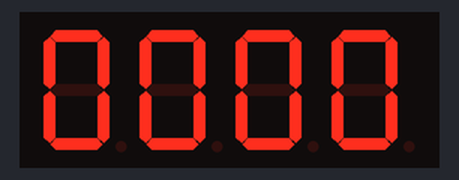
Simulated run of this sketch. Board: Arduino Uno, built with avr-gcc and run on an emulated ATmega328P. On the bench: 4-digit seven-segment display. Wiring (inferred from the names in the program): 4-digit 7-segment display, segments lit when HIGH: segments pin 9, pin 13, pin 4, pin 6, pin 7, pin 10, A0, pin 5; digit selects A1, pin 12, pin 11, pin 8. The segment pins are drawn as the display they are named for.

Above: at 0.1 s.
At 60.1 s:
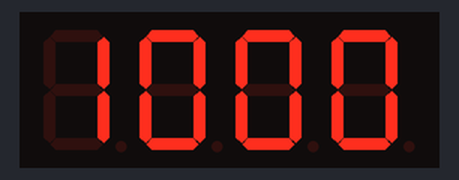
At 120.1 s:
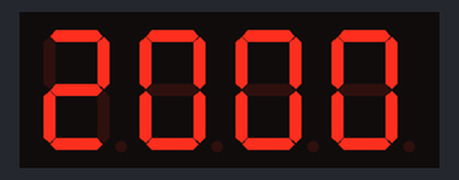

Measured:
- what the display in image 0 shows lasts 60.1 s, from 0.0 s to 60.1 s

The sketch:

ch05_clock.ino
```cpp
#define SERIAL_BAUDRATE 19200
#define POS1_PIN A1
#define POS2_PIN 12
#define POS3_PIN 11
#define POS4_PIN 8
#define A_PIN 9
#define B_PIN 13
#define C_PIN 4
#define D_PIN 6
#define E_PIN 7
#define F_PIN 10
#define G_PIN A0
#define DP_PIN 5

#define POS_TOTAL 4 // 四個位數
#define SEG_TOTAL 8 // 共8段
int pos_pins[POS_TOTAL] = {POS1_PIN, POS2_PIN, POS3_PIN, POS4_PIN};
int seg_pins[SEG_TOTAL] = {A_PIN, B_PIN, C_PIN, D_PIN, E_PIN, F_PIN, G_PIN, DP_PIN};

#define NUMBER_TOTAL 10
boolean numbers[NUMBER_TOTAL][SEG_TOTAL] = {
  // A, B, C, D, E, F, G, DP
  {HIGH, HIGH, HIGH, HIGH, HIGH, HIGH, LOW, LOW}, // 0
  {LOW, HIGH, HIGH, LOW, LOW, LOW, LOW, LOW}, // 1
  {HIGH, HIGH, LOW, HIGH, HIGH, LOW, HIGH, LOW}, // 2
  {HIGH, HIGH, HIGH, HIGH, LOW, LOW, HIGH, LOW}, // 3
  {LOW, HIGH, HIGH, LOW, LOW, HIGH, HIGH, LOW}, // 4
  {HIGH, LOW, HIGH, HIGH, LOW, HIGH, HIGH, LOW}, // 5
  {HIGH, LOW, HIGH, HIGH, HIGH, HIGH, HIGH, LOW}, // 6
  {HIGH, HIGH, HIGH, LOW, LOW, HIGH, LOW, LOW}, // 7
  {HIGH, HIGH, HIGH, HIGH, HIGH, HIGH, HIGH, LOW}, // 8
  {HIGH, HIGH, HIGH, HIGH, LOW, HIGH, HIGH, LOW}, // 9
};

void displayDigit(int pos, int n){
  if(pos < 0 || POS_TOTAL <= pos){
    return;
  }
  if(n < 0 || NUMBER_TOTAL <= n){
    return;
  }

  for(int p = 0; p < POS_TOTAL; p++){
    if(p == pos)
      digitalWrite(pos_pins[p], LOW);
    else
      digitalWrite(pos_pins[p], HIGH);
  }

  for(int i = 0; i < SEG_TOTAL; i++){
    digitalWrite(seg_pins[i], numbers[n][i]);
  }
}

void displayNumber(int n){
  int d[POS_TOTAL];
  n %= 10000;
  d[3] = n / 1000;
  n %= 1000;
  d[2] = n / 100;
  n %= 100;
  d[1] = n / 10;
  d[0] = n % 10;

  for(int i = 0; i < POS_TOTAL; i++){
    displayDigit(i, d[i]);
    delay(5);
  }
}

void displayTime(int h, int m){
  int n = h * 100 + m;
  displayNumber(n);
}

int hour;
int minute;
int second;

unsigned long time_previous;
void setup() {
  Serial.begin(SERIAL_BAUDRATE);
  for(int i = 0; i < POS_TOTAL; i++){
    pinMode(pos_pins[i], OUTPUT);
  }
  for(int i = 0; i < SEG_TOTAL; i++){
    pinMode(seg_pins[i], OUTPUT);
  }

  time_previous = millis();
  hour = 0;
  minute = 0;
  second = 0;
}

void loop() {
  unsigned long time_current = millis();
  if(time_current - time_previous > 1000){
    second++;
    time_previous += 1000;
  }

  if(second >= 60){
    second -= 60;
    minute += 1;
  }
  if(minute >= 60){
    minute -= 60;
    hour += 1;
  }
  if(hour >= 24){
    hour -= 24;
  }

  displayTime(hour, minute);

  if(Serial.available() >= 4){
    char buf[4];
    Serial.readBytes(buf, 4);
    for(int i = 0; i < 4; i++){
      buf[i] -= 0x30; // digital '0'
    }
    hour = buf[0] * 10 + buf[1];
    minute = buf[2] * 10 + buf[3];

    while(Serial.read() != -1)
      ;
  }
}
```
